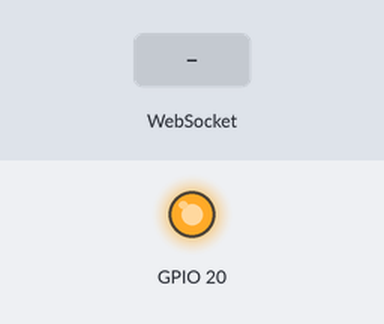
Bench run of a sketch on a simulated ESP32-C6. On the bench: output pins drawn as LEDs (lit = HIGH). Inputs (shaded band) come from the test bench. WiFi joins after 1.5 s; servers stay silent unless stated; what the sketch prints to the serial monitor is not drawn.

Above: at 0.1 s.
At 2.7 s:
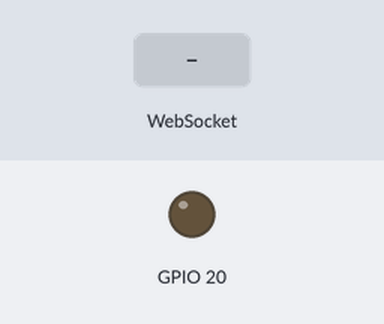
2.8 s: WebSocket text "led," received
Timing chart, 0 to 5.8 s (numbered marks = the images above; inputs shaded):
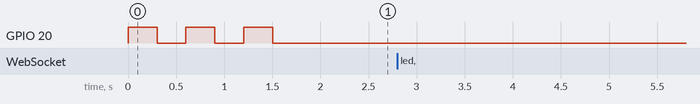

The sketch:

esp32_ldr_socket.ino
```cpp
// XIAO ESP32-C6 + LDR + LED, talking to the relay over WebSockets.
//
// Wiring:  3V3 -> LDR -> D0 (A0) -> 10k resistor -> GND     (more light = higher value)
//          D7 -> LED -> resistor -> GND
// Note: only D0, D1 and D2 can read analog voltages on the XIAO C6.
//
// Sends every 500 ms:   "<boardId>,<ldr>"       e.g.  "7A3F,2310"   (ldr is 0..4095)
// Listens for:          "led,<boardId>,1"  /  "led,<boardId>,0"
// The page sends those so the LED is on while this board's note is playing.
//
// Libraries (Library Manager): "WebSockets" by Markus Sattler

#include <WiFi.h>
#include <WebSocketsClient.h>

// ---- settings -------------------------------------------------------------
const char* WIFI_SSID = "YOUR_WIFI_NAME";
const char* WIFI_PASS = "YOUR_WIFI_PASSWORD";

// Local relay on the classroom WiFi:
const char* SERVER_HOST = "192.168.4.186";
const int   SERVER_PORT = 3000;
const bool  USE_SSL     = false;
// Public relay on Render (hostname only, no https://):
// const char* SERVER_HOST = "esp-sockets-class-example.onrender.com";
// const int   SERVER_PORT = 443;
// const bool  USE_SSL     = true;

const int LDR = A0;                          // = D0
const int LED = D7;
const unsigned long SEND_INTERVAL_MS = 500;
// ---------------------------------------------------------------------------

WebSocketsClient ws;
String boardId;                               // last 4 hex digits of the MAC, unique per board
unsigned long lastSend = 0;

void onWsEvent(WStype_t type, uint8_t* payload, size_t length) {
  switch (type) {
    case WStype_CONNECTED:
      Serial.println("ws connected");
      break;
    case WStype_DISCONNECTED:
      Serial.println("ws disconnected");
      digitalWrite(LED, LOW);
      break;
    case WStype_TEXT: {
      String s = String((char*)payload, length);
      if (s.startsWith("led," + boardId + ",")) {
        digitalWrite(LED, s.endsWith("1") ? HIGH : LOW);
      }
      break;
    }
    default:
      break;
  }
}

void setup() {
  Serial.begin(115200);
  pinMode(LED, OUTPUT);
  analogReadResolution(12);                  // 0..4095

  // --- wifi ---
  WiFi.mode(WIFI_STA);
  WiFi.begin(WIFI_SSID, WIFI_PASS);
  Serial.print("wifi");
  while (WiFi.status() != WL_CONNECTED) {
    digitalWrite(LED, !digitalRead(LED));     // slow blink while connecting
    delay(300);
    Serial.print(".");
  }
  digitalWrite(LED, LOW);

  String mac = WiFi.macAddress();            // "AA:BB:CC:DD:EE:FF"
  boardId = mac.substring(12, 14) + mac.substring(15, 17);
  Serial.print(" connected, ip ");
  Serial.print(WiFi.localIP());
  Serial.print(", board id ");
  Serial.println(boardId);

  // --- websocket ---
  if (USE_SSL) {
    ws.beginSSL(SERVER_HOST, SERVER_PORT, "/");
  } else {
    ws.begin(SERVER_HOST, SERVER_PORT, "/");
  }
  ws.onEvent(onWsEvent);
  ws.setReconnectInterval(2000);
}

void loop() {
  ws.loop();

  if (ws.isConnected() && millis() - lastSend >= SEND_INTERVAL_MS) {
    lastSend = millis();
    int ldr = analogRead(LDR);
    Serial.println(ldr);
    String line = boardId + "," + String(ldr);
    ws.sendTXT(line);
  }
}
```

Measured:
- after the input at 2.8 s, every drawn part: stays the same
